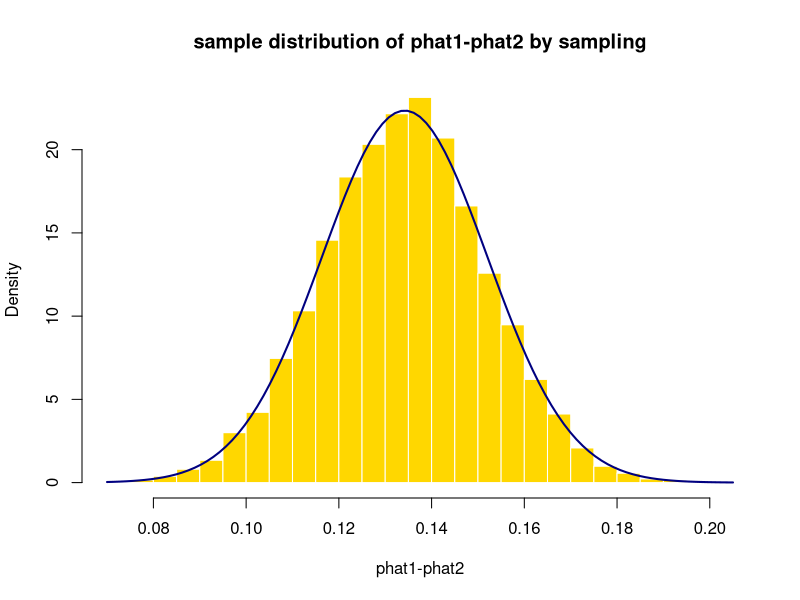

Write R code to recreate this figure.
## ---- chunk 1
prop.test(x=0.47*1100,n=1100,alternative = "two.sided",conf.level = 0.95)
## ---- chunk 2
se=sqrt(0.3*0.7/439);se
## ---- chunk 3
0.3+1.96*se
0.3-1.96*se
## ---- chunk 4
prop.test(x=0.3*439,n=439,alternative = "two.sided",conf.level = 0.95)
## ---- chunk 5
prop.test(x=0.57*1006,n=1006,alternative = "two.sided",conf.level = 0.95)
## ---- chunk 6
prop.test(x=0.18*1006,n=1006,alternative = "two.sided",conf.level = 0.95)
## ---- chunk 7
1/sqrt(501)
## ---- chunk 8
Z=0.05*sqrt(501)/0.5
Z
1-2*pnorm(Z, mean = 0, sd = 1,lower.tail=F)
## ---- chunk 9
prop.test(x=0.54*501,n=501,alternative = "two.sided",conf.level = 0.95)
## ---- chunk 10
prop.test(x=0.05*501,n=501,alternative = "two.sided",conf.level = 0.95)
## ---- chunk 11
prop.test(x=c(85,24),n=c(1105,1379),alternative = "two.sided",conf.level = 0.95)
## ---- chunk 12
prop.test(x=c(0.14*524,0.06*542),n=c(524,542),alternative = "two.sided",conf.level = 0.95)
## ---- chunk 13
Prop_CI = function(n1,n2,p1, p2, confd) {
 
  all.phat = c()
  for (i in 1:10000) {
    phat1 = sum(sample(c(0,1), n1, replace = T, prob = c(1-p1,p1)))/n1
    phat2 = sum(sample(c(0,1), n2, replace = T, prob = c(1-p2,p2)))/n2
    phat_d=phat1-phat2
    all.phat[i] = phat_d
  }
  
  all.phat = sort(all.phat)
  
  low.per = ceiling(((1-confd)/2)*10000)
  low.vlue = all.phat[low.per]
  high.per = ceiling((1-((1-confd)/2))*10000)
  high.vlue = all.phat[high.per]
  
  results = c(paste((1-confd)/2*100,"%"), paste((1-((1-confd)/2))*100,"%"), low.vlue, high.vlue)
  
  mean.p = mean(all.phat)
  sd.p = sd(all.phat)
  
  CI = list(CI = matrix(results, nrow = 2, byrow = T), mean = mean.p, sd = sd.p, all.phat=all.phat)
  
  return(CI)
}

CI=Prop_CI(1467,1575,915/1467,771/1575,0.95)
CI[1:3]


# By calculation
n1 = 1467
n2=1575
p1=915/1467
p2 = 771/1575

z = qnorm((1-0.95)/2, lower.tail = F)
se = sqrt((p1*(1-p1)/n1)+(p2*(1-p2)/n2))

high.c = p1-p2 + z*se; high.c
low.c = p1-p2 - z*se; low.c
## ---- chunk 14
#plot
#draw sample distribution
hist(CI[[4]],probability = T,breaks = 20,main="sample distribution of phat1-phat2 by sampling",xlab="phat1-phat2",col = "gold",border="white")
#加上理論的部分
curve(dnorm(x,p1-p2,se),add=T,col="navy",lwd=2)
